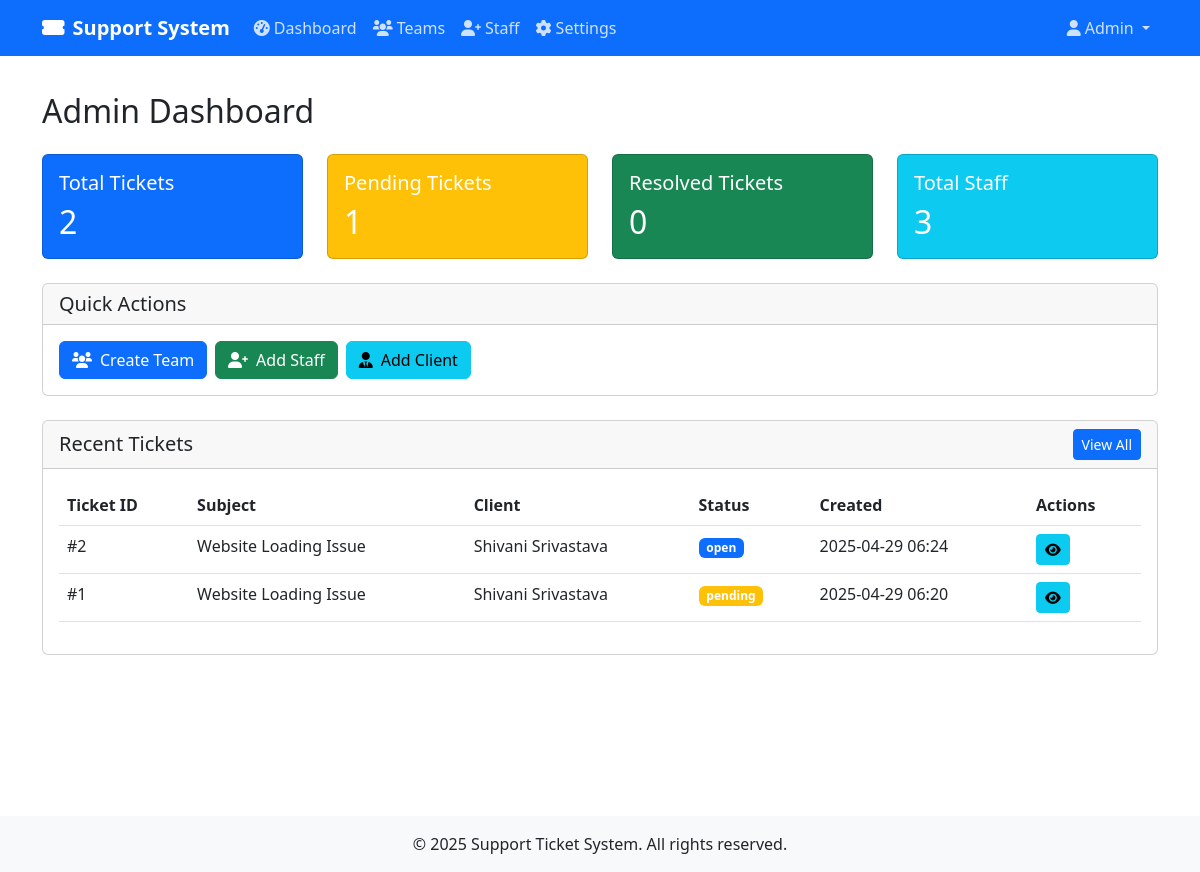
Screenshot of /admin_dashboard (signed in) with the database file from the repository.
### app.py (models this page shows, shortened)
class User(UserMixin, db.Model):
    id = db.Column(db.Integer, primary_key=True)
    email = db.Column(db.String(120), unique=True, nullable=False)
    password_hash = db.Column(db.String(128))
    first_name = db.Column(db.String(50))
    last_name = db.Column(db.String(50))
    role = db.Column(db.String(20))  # admin, manager, team_member, client
    created_at = db.Column(db.DateTime, default=datetime.utcnow)
    phone = db.Column(db.String(20))
    team_id = db.Column(db.Integer, db.ForeignKey('team.id'))
    managed_teams = db.relationship('Team', backref='manager', foreign_keys='Team.manager_id')
    otp = db.Column(db.String(6), nullable=True)

class Ticket(db.Model):
    id = db.Column(db.Integer, primary_key=True)
    client_id = db.Column(db.Integer, db.ForeignKey('user.id'))
    subject = db.Column(db.String(200))
    content = db.Column(db.Text)
    category = db.Column(db.String(50))
    priority = db.Column(db.String(20))  # low, medium, high, urgent
    status = db.Column(db.String(20))  # pending, open, resolved, closed
    created_at = db.Column(db.DateTime, default=datetime.utcnow)
    assigned_to = db.Column(db.Integer, db.ForeignKey('user.id'))
    sla_respond_by = db.Column(db.DateTime)
    sla_resolve_by = db.Column(db.DateTime)
    last_updated = db.Column(db.DateTime, default=datetime.utcnow)
    attachments = db.relationship('Attachment', backref='ticket', lazy=True)
    replies = db.relationship('Reply', backref='ticket', lazy=True)
    client = db.relationship('User', foreign_keys=[client_id], backref='tickets')
    assigned_staff = db.relationship('User', foreign_keys=[assigned_to], backref='assigned_tickets')

### app.py (the view)
@app.route('/admin_dashboard')
@login_required
def admin_dashboard():
    if current_user.role != 'admin':
        abort(403)
    total_tickets = Ticket.query.count()
    pending_tickets = Ticket.query.filter_by(status='pending').count()
    resolved_tickets = Ticket.query.filter_by(status='resolved').count()
    total_staff = User.query.filter(User.role.in_(['manager', 'team_member'])).count()
    recent_tickets = Ticket.query.order_by(Ticket.created_at.desc()).limit(5).all()
    status_counts = {
        'open': Ticket.query.filter_by(status='open').count(),
        'pending': Ticket.query.filter_by(status='pending').count(),
        'resolved': Ticket.query.filter_by(status='resolved').count(),
        'closed': Ticket.query.filter_by(status='closed').count()
    }
    categories = ['Technical', 'Billing', 'Account', 'General']
    category_counts = [Ticket.query.filter_by(category=cat).count() for cat in categories]
    for ticket in recent_tickets:
        ticket.status_color = {
            'open': 'primary',
            'pending': 'warning',
            'resolved': 'success',
            'closed': 'secondary'
        }.get(ticket.status, 'info')
    return render_template('admin_dashboard.html',
                         total_tickets=total_tickets,
                         pending_tickets=pending_tickets,
                         resolved_tickets=resolved_tickets,
                         total_staff=total_staff,
                         recent_tickets=recent_tickets,
                         status_counts=status_counts,
                         category_counts=category_counts,
                         category_labels=categories)

### app.py (called while the page is built)
@login_manager.user_loader
def load_user(user_id):
    return User.query.get(int(user_id))

@app.before_request
def check_inactive_tickets():
    if current_user.is_authenticated and current_user.role == 'team_member':
        check_and_close_inactive_tickets()

### templates/admin_dashboard.html (shortened to what this page needs)
{% extends "base.html" %}
{% block extra_css %}
<link href="https://cdn.jsdelivr.net/npm/chart.js@3.7.0/dist/chart.min.css" rel="stylesheet">
{% endblock %}
{% block content %}
<div class="container">
    <h2 class="mb-4">Admin Dashboard</h2>
    <div class="row mb-4">
        <div class="col-md-3">
            <div class="card bg-primary text-white">
                <div class="card-body">
                    <h5 class="card-title">Total Tickets</h5>
                    <h2 class="card-text">{{ total_tickets }}</h2>
                </div>
            </div>
        </div>
        <div class="col-md-3">
            <div class="card bg-warning text-white">
                <div class="card-body">
                    <h5 class="card-title">Pending Tickets</h5>
                    <h2 class="card-text">{{ pending_tickets }}</h2>
                </div>
            </div>
        </div>
        <div class="col-md-3">
            <div class="card bg-success text-white">
                <div class="card-body">
                    <h5 class="card-title">Resolved Tickets</h5>
                    <h2 class="card-text">{{ resolved_tickets }}</h2>
                </div>
            </div>
        </div>
        <div class="col-md-3">
            <div class="card bg-info text-white">
                <div class="card-body">
                    <h5 class="card-title">Total Staff</h5>
                    <h2 class="card-text">{{ total_staff }}</h2>
                </div>
            </div>
        </div>
    </div>
    <div class="row mb-4">
        <div class="col-12">
            <div class="card">
                <div class="card-header">
                    <h5 class="mb-0">Quick Actions</h5>
                </div>
                <div class="card-body">
                    <div class="d-flex gap-2">
                        <a href="{{ url_for('create_team') }}" class="btn btn-primary">
                            <i class="fas fa-users me-2"></i>Create Team
                        </a>
                        <a href="{{ url_for('add_staff') }}" class="btn btn-success">
                            <i class="fas fa-user-plus me-2"></i>Add Staff
                        </a>
                        <a href="{{ url_for('add_client') }}" class="btn btn-info">
                            <i class="fas fa-user-tie me-2"></i>Add Client
                        </a>
                    </div>
                </div>
            </div>
        </div>
    </div>
    <div class="row">
        <div class="col-12">
            <div class="card">
                <div class="card-header d-flex justify-content-between align-items-center">
                    <h5 class="mb-0">Recent Tickets</h5>
                    <a href="{{ url_for('all_tickets') }}" class="btn btn-sm btn-primary">View All</a>
                </div>
                <div class="card-body">
                    <div class="table-responsive">
                        <table class="table table-hover">
                            <thead>
                                <tr>
                                    <th>Ticket ID</th>
                                    <th>Subject</th>
                                    <th>Client</th>
                                    <th>Status</th>
                                    <th>Created</th>
                                    <th>Actions</th>
                                </tr>
                            </thead>
                            <tbody>
                                {% for ticket in recent_tickets %}
                                <tr>
                                    <td>#{{ ticket.id }}</td>
                                    <td>{{ ticket.subject }}</td>
                                    <td>{{ ticket.client.first_name }} {{ ticket.client.last_name }}</td>
                                    <td>
                                        <span class="badge bg-{{ ticket.status_color }}">
                                            {{ ticket.status }}
                                        </span>
                                    </td>
                                    <td>{{ ticket.created_at.strftime('%Y-%m-%d %H:%M') }}</td>
                                    <td>
                                        <a href="{{ url_for('ticket_details', ticket_id=ticket.id) }}" class="btn btn-sm btn-info">
                                            <i class="fas fa-eye"></i>
                                        </a>
                                    </td>
                                </tr>
                                {% endfor %}
                            </tbody>
                        </table>
                    </div>
                </div>
            </div>
        </div>
    </div>
</div>
{% endblock %}

### templates/base.html (shortened to what this page needs)
<!DOCTYPE html>
<html lang="en">
<head>
    <link href="https://cdn.jsdelivr.net/npm/bootstrap@5.3.0/dist/css/bootstrap.min.css" rel="stylesheet">
    <link href="https://cdnjs.cloudflare.com/ajax/libs/font-awesome/6.0.0/css/all.min.css" rel="stylesheet">
    {% block extra_css %}{% endblock %}
</head>
<body>
    <nav class="navbar navbar-expand-lg navbar-dark bg-primary">
        <div class="container">
            <a class="navbar-brand" href="{{ url_for('index') }}">
                <i class="fas fa-ticket-alt me-2"></i>Support System
            </a>
            <div class="collapse navbar-collapse" id="navbarNav">
                <ul class="navbar-nav me-auto">
                    {% if current_user.is_authenticated %}
                        {% if current_user.role == 'admin' %}
                            <li class="nav-item">
                                <a class="nav-link" href="{{ url_for('admin_dashboard') }}">
                                    <i class="fas fa-tachometer-alt me-1"></i>Dashboard
                                </a>
                            </li>
                            <li class="nav-item">
                                <a class="nav-link" href="{{ url_for('create_team') }}">
                                    <i class="fas fa-users me-1"></i>Teams
                                </a>
                            </li>
                            <li class="nav-item">
                                <a class="nav-link" href="{{ url_for('add_staff') }}">
                                    <i class="fas fa-user-plus me-1"></i>Staff
                                </a>
                            </li>
                            <li class="nav-item">
                                <a class="nav-link" href="{{ url_for('admin_settings') }}">
                                    <i class="fas fa-cog me-1"></i>Settings
                                </a>
                            </li>
                        {% elif current_user.role == 'manager' %}
                            <li class="nav-item">
                                <a class="nav-link" href="{{ url_for('manager_dashboard') }}">
                                    <i class="fas fa-tachometer-alt me-1"></i>Dashboard
                                </a>
                            </li>
                        {% elif current_user.role == 'team_member' %}
                            <li class="nav-item">
                                <a class="nav-link" href="{{ url_for('team_member_dashboard') }}">
                                    <i class="fas fa-tachometer-alt me-1"></i>Dashboard
                                </a>
                            </li>
                        {% endif %}
                    {% endif %}
                </ul>
                <ul class="navbar-nav">
                    {% if current_user.is_authenticated %}
                        <li class="nav-item dropdown">
                            <a class="nav-link dropdown-toggle" href="#" id="navbarDropdown" role="button" data-bs-toggle="dropdown">
                                <i class="fas fa-user me-1"></i>{{ current_user.first_name }}
                            </a>
                        </li>
                    {% else %}
                        <li class="nav-item">
                            <a class="nav-link" href="{{ url_for('login') }}">
                                <i class="fas fa-sign-in-alt me-1"></i>Login
                            </a>
                        </li>
                    {% endif %}
                </ul>
            </div>
        </div>
    </nav>
    <div class="content-wrapper">
        {% block content %}{% endblock %}
    </div>
    <footer class="bg-light py-3 mt-auto">
        <div class="container text-center">
            <p class="mb-0">&copy; 2025 Support Ticket System. All rights reserved.</p>
        </div>
    </footer>
</body>
</html>

### templates/base.html (style rules this page uses)
.navbar-brand { font-weight: bold; }
.nav-link { color: rgba(255,255,255,0.8); }
.content-wrapper { min-height: calc(100vh - 56px); padding: 20px 0; }

### rows the page displays
User: first_name "Admin"
Ticket: id "2", subject "Website Loading Issue", client.first_name "Shivani", client.last_name "Srivastava", status "open", created_at "2025-04-29 06:24"
Ticket: id "1", subject "Website Loading Issue", client.first_name "Shivani", client.last_name "Srivastava", status "pending", created_at "2025-04-29 06:20"

### other values shown
{{ total_tickets }} "2"
{{ pending_tickets }} "1"
{{ resolved_tickets }} "0"
{{ total_staff }} "3"
